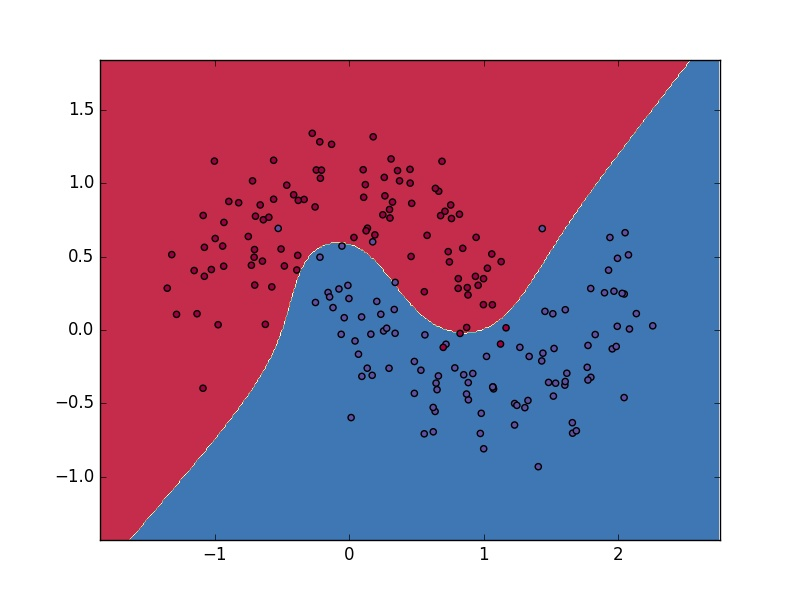

The script that saved this image:
import matplotlib
matplotlib.use("Agg")

from sklearn import datasets
import numpy as np
from matplotlib import pyplot

import theano.tensor as T
from theano import shared, function
import time

class FeedForward:
    
    def __init__(self, nn_hdim, pic_name="test.jpg"):
        np.random.seed(0)
        self.X, self.Y = datasets.make_moons(200, noise=0.20)
        # self.X, self.Y = datasets.make_gaussian_quantiles(n_samples=300, n_classes=3)
        self.n = len(self.X)
        self.nn_hdim = nn_hdim
        self.savefile = pic_name

        self.nn_input_dim = 2
        self.nn_output_dim = 2

        self.epsilon = 0.01
        self.regularization = 0.01

        self.x = T.dmatrix('x')
        self.y = T.lvector('y')

        self.w1 = shared(np.random.randn(self.nn_input_dim, nn_hdim), name='w1')
        self.b1 = shared(np.zeros((nn_hdim)), name='b1')
        self.w2 = shared(np.random.randn(nn_hdim, self.nn_output_dim), name='w2')
        self.b2 = shared(np.zeros((self.nn_output_dim)), name='b2')

        self.z1 = self.x.dot(self.w1) + self.b1
        self.a1 = T.tanh(self.z1)
        self.z2 = self.a1.dot(self.w2) + self.b2
        self.probs = T.nnet.softmax(self.z2)

        self.loss = T.nnet.categorical_crossentropy(self.probs, self.y).mean()
        self.prediction = T.argmax(self.probs, axis=1)
        self.dw2 = T.grad(self.loss, self.w2)
        self.dw1 = T.grad(self.loss, self.w1)
        self.db2 = T.grad(self.loss, self.b2)
        self.db1 = T.grad(self.loss, self.b1)

        self.gradient_step = function(
            inputs = [self.x, self.y],
            outputs = [self.loss, self.w2, self.dw2],
            updates = ((self.w2, self.w2 - self.epsilon * self.dw2),
                       (self.w1, self.w1 - self.epsilon * self.dw1),
                       (self.b2, self.b2 - self.epsilon * self.db2),
                       (self.b1, self.b1 - self.epsilon * self.db1))
        )

        self.loss_func = function(
            inputs = [self.x, self.y], 
            outputs = [self.loss]
        )
        
        self.predict = function(
            inputs = [self.x],
            outputs = self.prediction
        )

    def plot_decision_boundary(self):
        x_min, x_max = self.X[:, 0].min() - .5, self.X[:, 0].max() + .5
        y_min, y_max = self.X[:, 1].min() - .5, self.X[:, 1].max() + .5
        h = 0.01
        xx, yy = np.meshgrid(np.arange(x_min, x_max, h), np.arange(y_min, y_max, h))

        z = self.predict(np.c_[xx.ravel(), yy.ravel()])
        z.shape = xx.shape

        pyplot.xlim(x_min, x_max)
        pyplot.ylim(y_min, y_max)
        pyplot.contourf(xx, yy, z, cmap=pyplot.cm.Spectral)
        pyplot.scatter(self.X[:, 0], self.X[:, 1], c=self.Y, cmap=pyplot.cm.Spectral)
        pyplot.savefig(self.savefile)

    def train(self, epoch = 5000):
        for i in range(epoch):
            result = self.gradient_step(self.X, self.Y)
            if i % 50 == 0:
                print result[0]

def main():
    start_t = time.clock()
    ff_model = FeedForward(50, pic_name="fflayer_theano.jpg")
    ff_model.train()
    ff_model.plot_decision_boundary()
    end_t = time.clock()

    print ("the program cost %.4f second") % (end_t - start_t)

if __name__ == '__main__':
    main()
